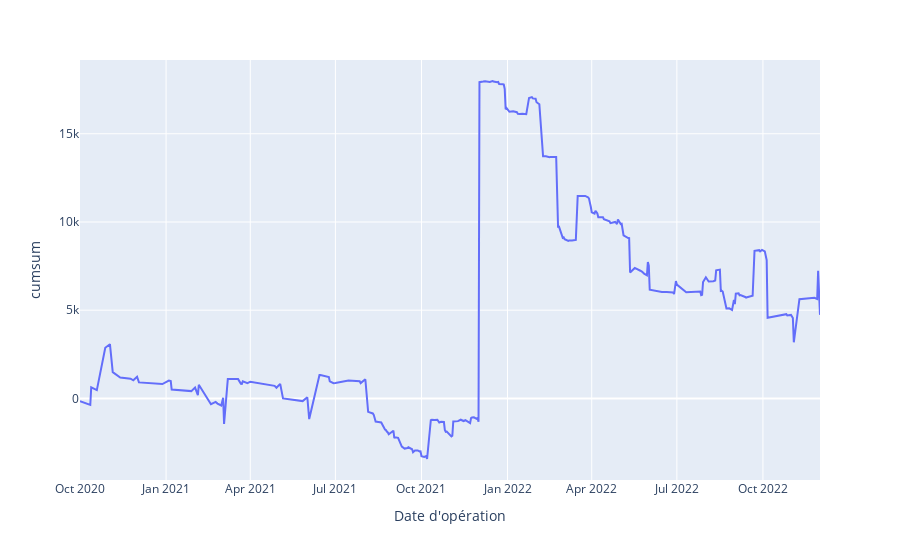

The notebook cell this image was saved under:
### Code cell
px.line(exp_num, x="Date d'opération", y="cumsum")

### Figure 1 — Plotly figure (JSON) as saved in the notebook; plotly's stock layout.template omitted (floating-point values rounded to 4 significant figures; data arrays with more than 128 entries replaced by an {"elided": "..."} marker saying what was removed)
{"data": [{"hovertemplate": "Date d'opération=%{x}<br>cumsum=%{y}<extra></extra>", "legendgroup": "", "line": {"color": "#636efa", "dash": "solid"}, "marker": {"symbol": "circle"}, "mode": "lines", "name": "", "orientation": "v", "showlegend": false, "type": "scatter", "x": {"elided": "270 str values"}, "xaxis": "x", "y": {"elided": "270 float values"}, "yaxis": "y"}], "layout": {"legend": {"tracegroupgap": 0}, "margin": {"t": 60}, "xaxis": {"anchor": "y", "domain": [0, 1], "title": {"text": "Date d'opération"}}, "yaxis": {"anchor": "x", "domain": [0, 1], "title": {"text": "cumsum"}}}}
